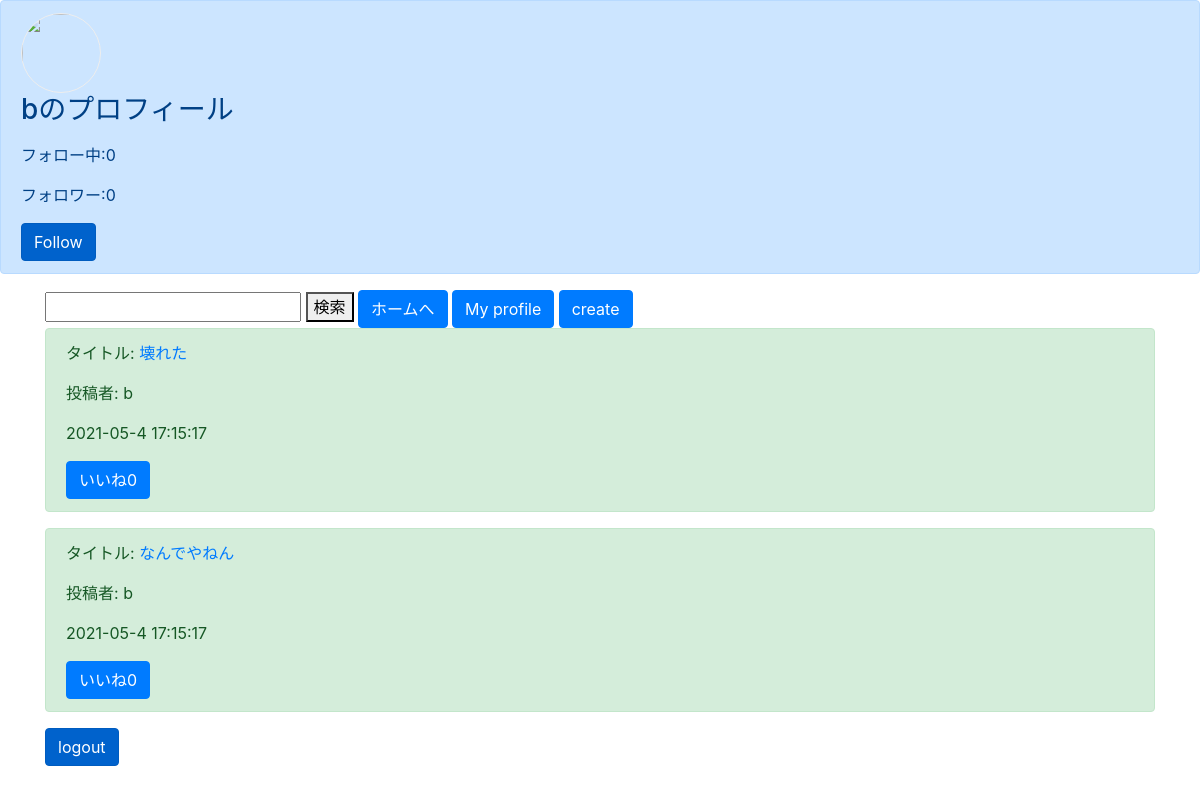
/profile/16, run on the app's committed database.
### boardapp/models.py (models this page shows, shortened)
class ProfileModel(models.Model):
    user_id = models.IntegerField(null=True, blank=True, default=0)
    author = models.CharField(max_length=50)
    one_thing = models.TextField(null=True, blank=True, default='initial')
    header_image = models.ImageField(upload_to='', null=True, blank=True, default=0)
    follow_number = models.IntegerField(null=True, blank=True, default=0)
    follow_text = models.TextField(null=True, blank=True, default='initial')
    befollowed_number = models.IntegerField(null=True, blank=True, default=0)
    befollowed_text = models.TextField(null=True, blank=True, default='initial')

class BoardModel(models.Model):
    user_id = models.IntegerField(null=True, blank=True, default=0)
    title = models.CharField(max_length=100)
    content = models.TextField()
    author = models.CharField(max_length=50)
    sns_image = models.ImageField(upload_to='',null=True, blank=True, default=0)
    good = models.IntegerField(null=True, blank=True, default=0)
    readtext = models.TextField(null=True, blank=True, default='initial')
    pub_date = models.DateTimeField(default=timezone.now)

### boardapp/views.py (the view)
# urls.py: path('profile/<int:user_id>', profilefunc, name='profile'),
def profilefunc(request, user_id):
	object_profile = ProfileModel.objects.get(user_id=user_id)
	user = request.user
	object_board = []
	following = False
	if str(user.id) in object_profile.befollowed_text.split():
		following = True
	for b in BoardModel.objects.all():
		if user_id == b.user_id:
			object_board.append(b)
	return render(request, 'profile.html', {'object_board':object_board, 'object_profile':object_profile, 'following':following})

### templates/profile.html (shortened to what this page needs)
{% extends 'base.html' %}
{% load static %}
{% block customcss %}
<link href="{% static 'image.css' %}" rel="stylesheet">
{% endblock customcss %}
{% block header %}
<div class="alert alert-primary" role="alert">
    <img src="{{object_profile.header_image.url}}" class="user-icon" >
    <h3>{{object_profile.author}}のプロフィール</h3>
    <p>フォロー中:{{object_profile.follow_number}}</p>
    <p>フォロワー:{{object_profile.befollowed_number}}</p>
    {% if user.id == object_profile.user_id %}
    {% elif following %}
    <button type="button" class="btn btn-primary" disabled>Following</button>
    {% else %}
    <a href="{% url 'follow' object_profile.user_id %}" class="btn btn-primary active" role="button" aria-pressed="true">Follow</a>
    {% endif %}
</div>
{% endblock header %}
{% block content %}
<div class="container">
    <form method="GET" action="{% url 'list' %}">
        <input type="text" name="keyword">
        <button type="submit">検索</button>
        <a href="{% url 'list' %}" class="btn btn-primary " tabindex="-1" role="button" aria-disabled="true">ホームへ</a>
        <a href="{% url 'profile' user.id  %}" class="btn btn-primary"  tabindex="-1" role="button" aria-disabled="true">My profile</a>
        <a href="{% url 'create' %}" class="btn btn-primary " tabindex="-1" role="button" aria-disabled="true">create</a>
    </form>
    {% for item in object_board %}
    <div class="alert alert-success" role="alert">
        <p>タイトル: <a href="{% url 'detail' item.pk %}">{{ item.title }}</a></p>
        <p>投稿者: {{ item.author }}</p>
        <p>{{ item.pub_date|date:"Y-m-j H:i:s" }}</p>
        <a href="{% url 'good' item.pk %}" class="btn btn-primary "  tabindex="-1" role="button" aria-disabled="true">いいね{{item.good}}</a>
    </div>
    {% endfor %}
    <a href="{% url 'logout' %}" class="btn btn-primary active" role="button" aria-pressed="true">logout</a>
</div>
{% endblock content %}

### static/image.css (style rules this page uses)
.user-icon { height: 80px; width: 80px; object-fit: cover; border-radius: 50%; border: 1.5px solid #eee; }

### data on the page
ProfileModel: author "b", follow_number "0", befollowed_number "0"
BoardModel: title "壊れた", author "b", pub_date "2021-05-4 17:15:17", good "0"
BoardModel: title "なんでやねん", author "b", pub_date "2021-05-4 17:15:17", good "0"
